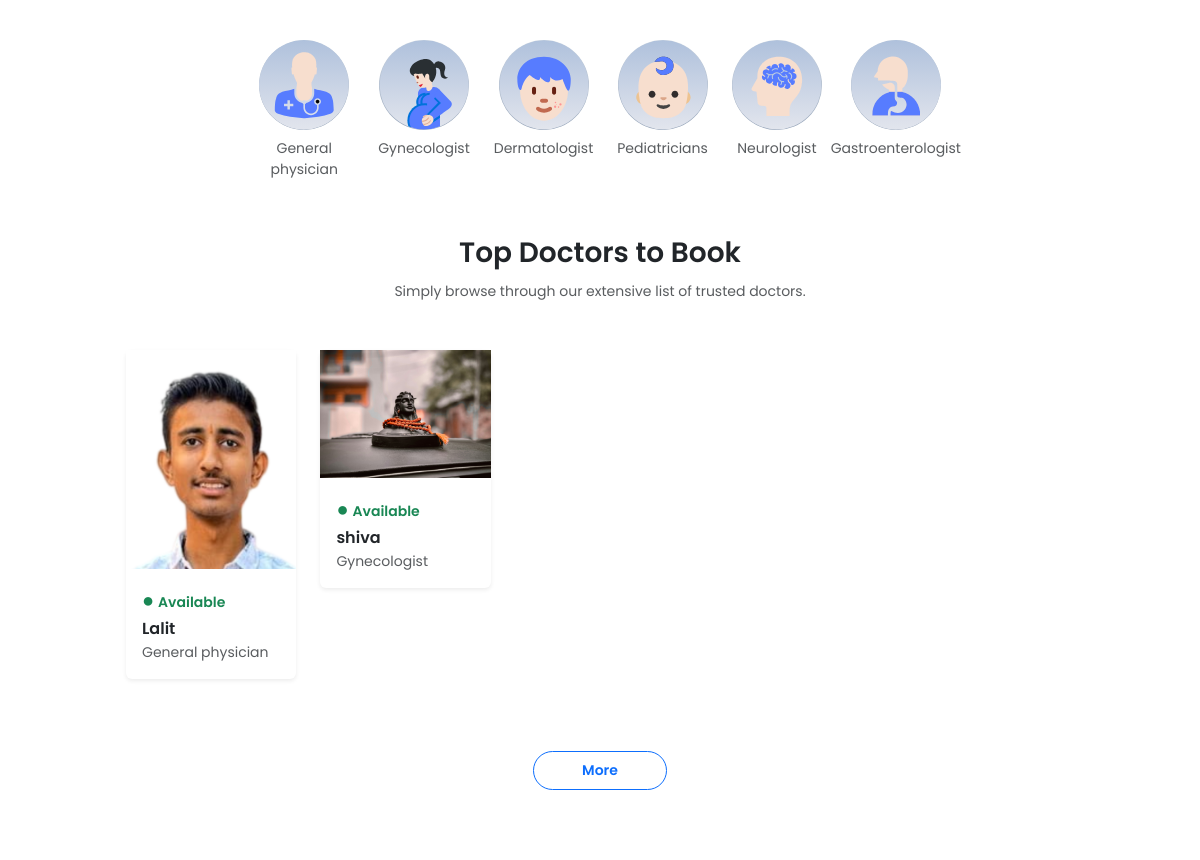
The app's page / (middle part), older data.
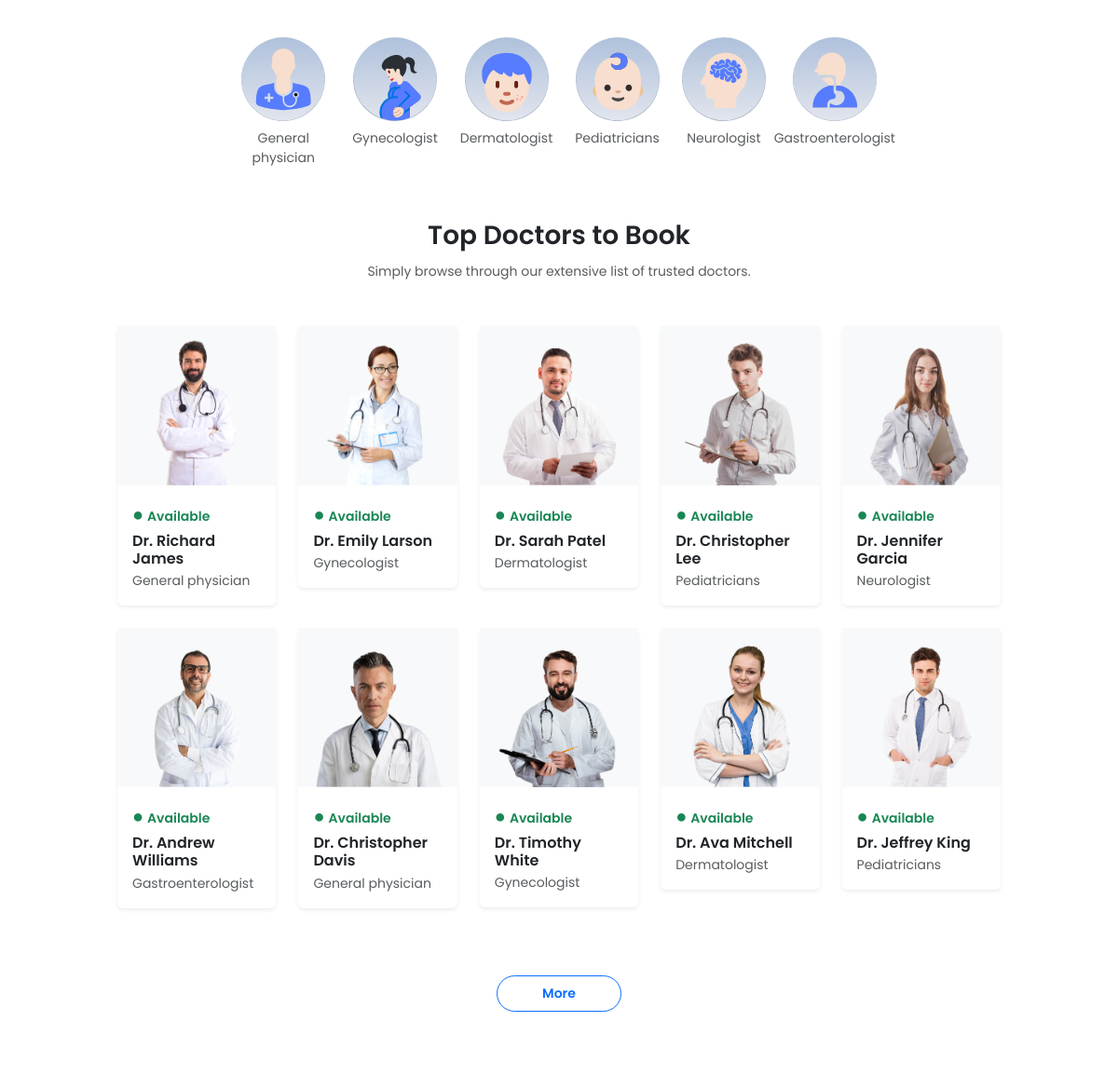
The same page, newer data.
### appointment/models.py (models this page shows, shortened)
class Doctor(models.Model):
    image = models.ImageField(upload_to='doctor_image')
    name = models.CharField(max_length=100)
    email = models.EmailField()
    username = models.CharField(max_length=255, unique=True)
    password = models.CharField(max_length=100)
    experience = models.IntegerField()
    fees = models.FloatField()
    category = models.ForeignKey(Category, on_delete=models.CASCADE)
    degree = models.CharField(max_length=50)
    about = models.TextField()
    address = models.TextField()

class Category(models.Model):
    name = models.CharField(max_length=100)
    def __str__(self):
        return self.name

### appointment/views.py (the view)
# urls.py: path('', views.index, name='home'),
def index(request):
    doctors = Doctor.objects.all()[:10]
    return render(request, 'index.html', {'doctors': doctors, })

### templates/index.html (shortened to what the changed rows need)
{% extends "layout.html" %}
{% load static %}
{% block contant %}
      <main class="container py-5 px-5">
    <section class="mt-5 px-5">
      <div class="row row-cols-2 row-cols-sm-5 g-4">
          {% for doctor in doctors %}
            <div class="col">
                <div class="card border-0 rounded shadow-sm card-hover-up">
                    <div class="bg-light d-flex justify-content-center">
                        <a href="{% url "doctor_info" doctor.id %}">
                            <img src="{{  doctor.image.url  }}" alt="Doctor" class="img-fluid" style="width: 180px; object-fit: contain;">
                        </a>
                    </div>
                    <div class="card-body pb-3">
                        <p class="text-success small fw-semibold mb-1">
                            <span class="text-success me-1 fs-5">●</span>Available
                        </p>
                        <h6 class="card-title fw-semibold mb-1">{{ doctor.name }}</h6>
                        <p class="text-muted small mb-0">{{ doctor.category }}</p>
                    </div>
                </div>
            </div>
          {% endfor %}
      </div>
    </section>
  </main>
{% endblock contant %}

Row changes from the older to the newer data that the page shows:
removed Doctor: image (picture), name "Lalit", category "General physician"
removed Doctor: image (picture), name "shiva", category "Gynecologist"
added Doctor: image (picture), name "Dr. Richard James", category "General physician"
added Doctor: image (picture), name "Dr. Emily Larson", category "Gynecologist"
added Doctor: image (picture), name "Dr. Sarah Patel", category "Dermatologist"
added Doctor: image (picture), name "Dr. Christopher Lee", category "Pediatricians"
added Doctor: image (picture), name "Dr. Jennifer Garcia", category "Neurologist"
added Doctor: image (picture), name "Dr. Andrew Williams", category "Gastroenterologist"
added Doctor: image (picture), name "Dr. Christopher Davis", category "General physician"
added Doctor: image (picture), name "Dr. Timothy White", category "Gynecologist"
added Doctor: image (picture), name "Dr. Ava Mitchell", category "Dermatologist"
added Doctor: image (picture), name "Dr. Jeffrey King", category "Pediatricians"
